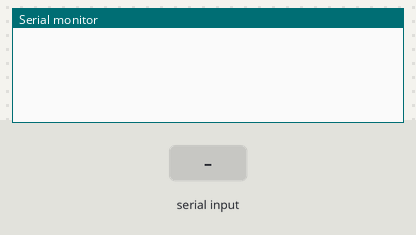
The sketch below on a simulated Arduino Uno, built with avr-gcc and run on an emulated ATmega328P. On the bench: the last lines printed to the serial monitor. The inputs (shaded band) are chosen by the test bench.

Above: at 1.2 s.
1.3 s: "90,45\n" received over Serial
At 3.2 s:
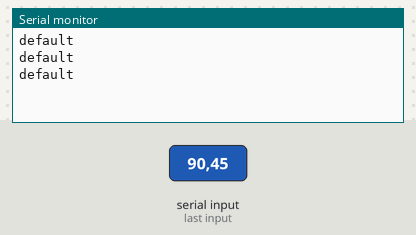
3.8 s: "1\n" received over Serial
At 4.2 s:
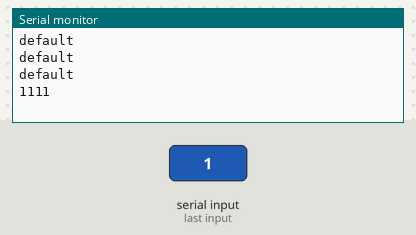

The sketch:

select_statements.ino
```cpp
void setup() {
Serial.begin(9600);
}

void loop() {
  if (Serial.available()) {
    int val = Serial.parseInt();
    switch (val) {
      case 1: Serial.println("1111");
        break;
      case 2: Serial.println("2222");
        break;
      default: Serial.println("default");
    }
    // if (val == 1 || val == 7) {
    //   Serial.println("You enter 1 or 7");
    // } else {
    //   Serial.println("You didn`t enter 1 or 7");
    // }
  }

}
```

Measured:
- after the input at 1.3 s, the serial monitor: prints a new line at once (image 1)
- after the input at 3.8 s, the serial monitor: prints a new line at once (image 2)
